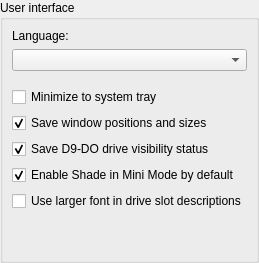
   <widget class="QWidget" name="page_i18n">
    <layout class="QGridLayout" name="gridLayout">
     <property name="leftMargin">
      <number>0</number>
     </property>
     <property name="topMargin">
      <number>0</number>
     </property>
     <property name="rightMargin">
      <number>0</number>
     </property>
     <property name="bottomMargin">
      <number>0</number>
     </property>
     <property name="spacing">
      <number>0</number>
     </property>
     <item row="0" column="0">
      <widget class="QGroupBox" name="uiGroup">
       <property name="title">
        <string>User interface</string>
       </property>
       <layout class="QGridLayout" name="gridLayout_2">
        <item row="0" column="0">
         <widget class="QLabel" name="i18nLanguageLabel">
          <property name="text">
           <string>Language:</string>
          </property>
         </widget>
        </item>
        <item row="1" column="0">
         <widget class="QComboBox" name="i18nLanguageCombo"/>
        </item>
        <item row="4" column="0">
         <widget class="QCheckBox" name="minimizeToTrayBox">
          <property name="text">
           <string>Minimize to system tray</string>
          </property>
         </widget>
        </item>
        <item row="5" column="0">
         <widget class="QCheckBox" name="saveWinPosBox">
          <property name="text">
           <string>Save window positions and sizes</string>
          </property>
          <property name="checked">
           <bool>true</bool>
          </property>
         </widget>
        </item>
        <item row="9" column="0">
         <spacer name="i18nSpacer2">
          <property name="orientation">
           <enum>Qt::Orientation::Vertical</enum>
          </property>
          <property name="sizeHint" stdset="0">
           <size>
            <width>20</width>
            <height>40</height>
           </size>
          </property>
         </spacer>
        </item>
        <item row="3" column="0">
         <spacer name="verticalSpacer">
          <property name="orientation">
           <enum>Qt::Orientation::Vertical</enum>
          </property>
          <property name="sizeType">
           <enum>QSizePolicy::Policy::Fixed</enum>
          </property>
          <property name="sizeHint" stdset="0">
           <size>
            <width>20</width>
            <height>10</height>
           </size>
          </property>
         </spacer>
        </item>
        <item row="6" column="0">
         <widget class="QCheckBox" name="saveDiskVisBox">
          <property name="text">
           <string>Save D9-DO drive visibility status</string>
          </property>
          <property name="checked">
           <bool>true</bool>
          </property>
         </widget>
        </item>
        <item row="7" column="0">
         <widget class="QCheckBox" name="enableShade">
          <property name="text">
           <string>Enable Shade in Mini Mode by default</string>
          </property>
          <property name="checked">
           <bool>true</bool>
          </property>
         </widget>
        </item>
        <item row="8" column="0">
         <widget class="QCheckBox" name="useLargerFont">
          <property name="enabled">
           <bool>true</bool>
          </property>
          <property name="text">
           <string>Use larger font in drive slot descriptions</string>
          </property>
          <property name="checked">
           <bool>false</bool>
          </property>
         </widget>
        </item>
       </layout>
      </widget>
     </item>
    </layout>
   </widget>
